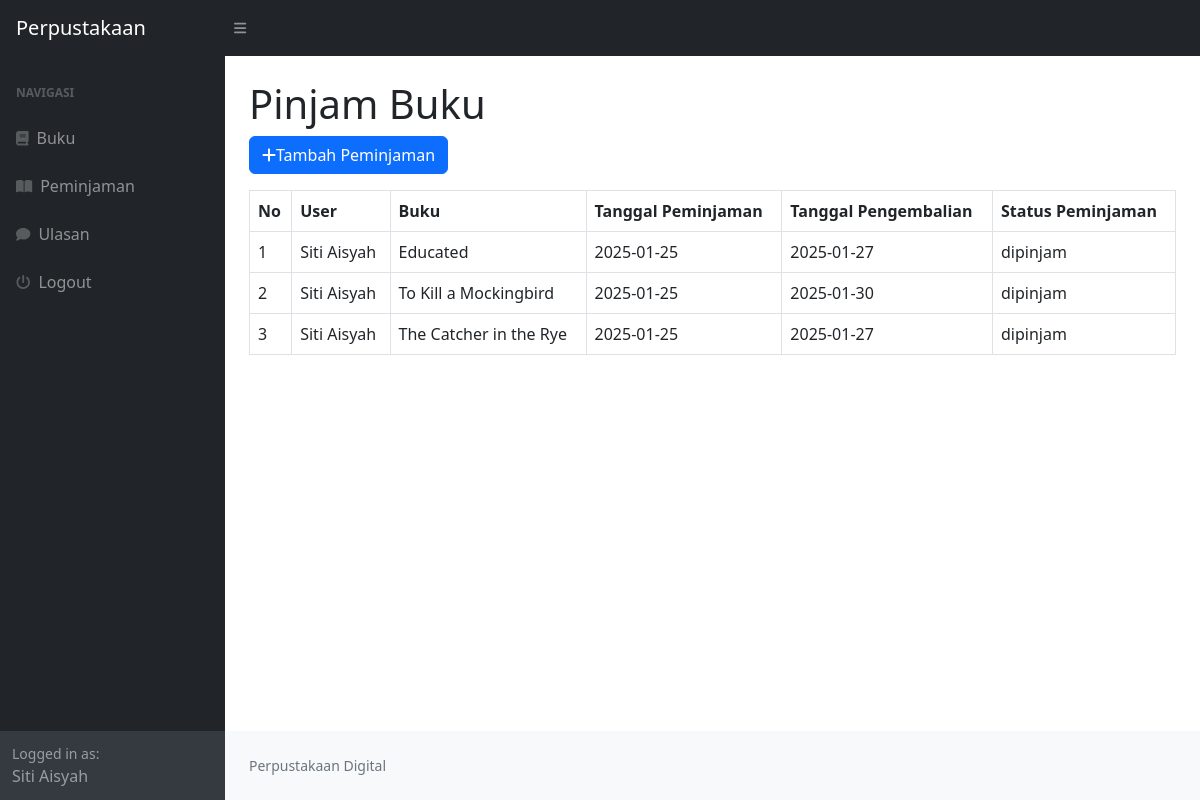
The page /index.php?page=peminjaman (signed in) on the database its author committed.
### tables this page shows
CREATE TABLE `peminjaman` (
  `id_peminjaman` int NOT NULL,
  `id_user` int DEFAULT NULL,
  `id_buku` int DEFAULT NULL,
  `tanggal_peminjaman` varchar(255) DEFAULT NULL,
  `tanggal_pengembalian` varchar(255) DEFAULT NULL,
  `status_peminjaman` enum('dipinjam','dikembalikan') DEFAULT NULL
);

CREATE TABLE `user` (
  `id_user` int NOT NULL,
  `nama` varchar(255) DEFAULT NULL,
  `username` varchar(255) DEFAULT NULL,
  `password` varchar(255) DEFAULT NULL,
  `email` varchar(255) DEFAULT NULL,
  `alamat` text,
  `no_telepon` varchar(255) DEFAULT NULL,
  `level` enum('admin','peminjam') DEFAULT NULL
);

CREATE TABLE `buku` (
  `id_buku` int NOT NULL,
  `id_kategori` int DEFAULT NULL,
  `judul` varchar(255) DEFAULT NULL,
  `penulis` varchar(255) DEFAULT NULL,
  `penerbit` varchar(255) DEFAULT NULL,
  `tahun_terbit` varchar(255) DEFAULT NULL,
  `deskripsi` text
);

### peminjaman.php (the view, shortened to what this page needs)
<h1 class="mt-4">
    <?php
    $title = $_SESSION['user']['level'] == 'admin' ? "Peminjaman Buku" : "Pinjam Buku";
    echo "$title";
    ?>
</h1>
<div class="row">
    <div class="col-md-12">
        <div class="d-flex justify-content-between align-items-center mb-3">
            <a href="?page=peminjaman_tambah" class="btn btn-primary"><i class="fa fa-plus"></i>Tambah Peminjaman</a>
        </div>
        <table class="table table-bordered" id="dataTable" width="100%" cellspacin="5">
            <tr>
                <th>No</th>
                <th>User</th>
                <th>Buku</th>
                <th>Tanggal Peminjaman</th>
                <th>Tanggal Pengembalian</th>
                <th>Status Peminjaman</th>
            </tr>
            <?php
            $i = 1;
            if ($_SESSION['user']['level'] != 'admin') {
                $query = mysqli_query($koneksi, "SELECT * FROM peminjaman LEFT JOIN user on user.id_user = peminjaman.id_user LEFT JOIN buku on buku.id_buku = peminjaman.id_buku WHERE peminjaman.id_user=" . $_SESSION['user']['id_user']);
            }
            while ($data = mysqli_fetch_array($query)) {
            ?>
                <tr>
                    <td><?php echo $i++ ?></td>
                    <td><?php echo $data['nama']; ?></td>
                    <td><?php echo $data['judul']; ?></td>
                    <td><?php echo $data['tanggal_peminjaman']; ?></td>
                    <td><?php echo $data['tanggal_pengembalian']; ?></td>
                    <td><?php echo $data['status_peminjaman']; ?></td>
                <tr>
                <?php
            }
                ?>
        </table>
    </div>
</div>

### rows shown on the page
peminjaman: id_user.nama "Siti Aisyah", id_buku.judul "Educated", tanggal_peminjaman "2025-01-25", tanggal_pengembalian "2025-01-27", status_peminjaman "dipinjam"
peminjaman: id_user.nama "Siti Aisyah", id_buku.judul "To Kill a Mockingbird", tanggal_peminjaman "2025-01-25", tanggal_pengembalian "2025-01-30", status_peminjaman "dipinjam"
peminjaman: id_user.nama "Siti Aisyah", id_buku.judul "The Catcher in the Rye", tanggal_peminjaman "2025-01-25", tanggal_pengembalian "2025-01-27", status_peminjaman "dipinjam"

### other values the page prints
$_SESSION['user']['nama'] "Siti Aisyah"
$title "Pinjam Buku"
